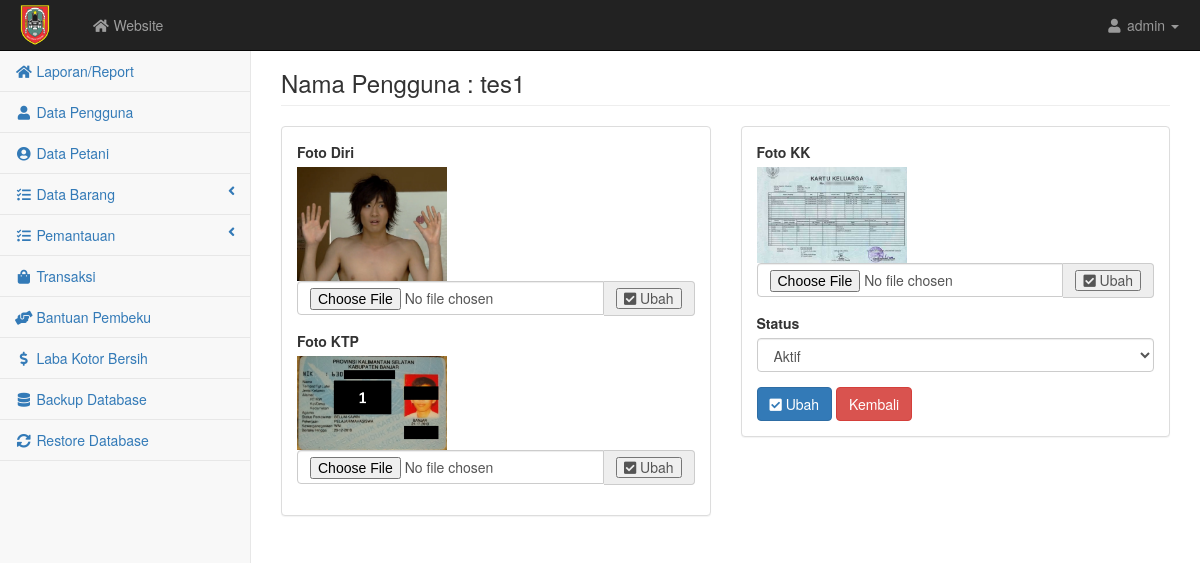
Screenshot of /admin/user_detail.php?id=11 with the database file from the repository.
### tables this page shows
CREATE TABLE `user` (
  `id` int(5) NOT NULL,
  `nama` varchar(100) NOT NULL,
  `username` varchar(10) NOT NULL,
  `password` varchar(10) NOT NULL,
  `nik` varchar(30) NOT NULL,
  `telp` varchar(15) NOT NULL,
  `alamat` text NOT NULL,
  `level` varchar(30) NOT NULL,
  `luaslahan` varchar(50) NOT NULL,
  `kelompok` varchar(50) NOT NULL,
  `file1` text NOT NULL,
  `file2` text NOT NULL,
  `file3` text NOT NULL,
  `status` varchar(50) NOT NULL
);

### admin/user_detail.php (the view, shortened to what this page needs)
<?php require('atas.php'); error_reporting(0); $id = $_GET['id'];
  $user = mysqli_query($kon, "SELECT * FROM user WHERE id = '$id'");
  $data = mysqli_fetch_array($user);  ?>
<div id="page-wrapper">
<div class="container-fluid">
    <div class="row">
        <div class="col-lg-12">
            <h3 class="page-header">Nama Pengguna : <?= $data['nama'] ?></h3>
        </div>
    </div>
    <form role="form" action="" method="POST" enctype="multipart/form-data">
    <div class="row">
            <div class="col-lg-6">
                <div class="panel panel-default">
                    <div class="panel-body">
                        <div class="form-group">
                            <label>Foto Diri</label><br>
                            <img src="../images/<?= $data['file1'] ?>" width="150px">
                            <div class="form-group input-group">
                                <input class="form-control" type="file" name="file1">
                                <span class="input-group-addon"><button type="submit" name="upfile1"><i class="fa fa-check-square"></i> Ubah</button></span>
                            </div>
                        </div>
                        <div class="form-group">
                            <label>Foto KTP</label><br>
                            <img src="../images/<?= $data['file2'] ?>" width="150px">
                            <div class="form-group input-group">
                                <input class="form-control" type="file" name="file2">
                                <span class="input-group-addon"><button type="submit" name="upfile2"><i class="fa fa-check-square"></i> Ubah</button></span>
                            </div>
                        </div>
                    </div>
                </div>
            </div>
            <div class="col-lg-6">
                <div class="panel panel-default">
                    <div class="panel-body">
                        <div class="form-group">
                            <label>Foto KK</label><br>
                            <img src="../images/<?= $data['file3'] ?>" width="150px">
                            <div class="form-group input-group">
                                <input class="form-control" type="file" name="file3">
                                <span class="input-group-addon"><button type="submit" name="upfile3"><i class="fa fa-check-square"></i> Ubah</button></span>
                            </div>
                        </div>
                        <div class="form-group">
                            <label>Status</label><br>
                            <select name="status" class="form-control" required>
                                <option value="<?= $data['status'] ?>"><?= $data['status'] ?></option>
                            </select>
                        </div>
                        <button type="submit" name="ubah" class="btn btn-primary"><i class="fa fa-check-square"></i> Ubah</button>
                        <button class="btn btn-danger"><a href="user.php" style="color: white;">Kembali</a></button>
                    </div>
                </div>
            </div>
        </div>
    </form>
</div>
    </div>
<?php require('bawah.php') ?>

### admin/css/startmin.css (style rules this page uses)
body { background-color: #f8f8f8; }
#page-wrapper { padding-top: 30px; min-height: 568px; background-color: #fff; }
@media (min-width:768px) { #page-wrapper { position: inherit; margin-left: 250px; padding: 30px 15px 0 15px; border-left: 1px solid #e7e7e7; } }

### rows the page displays
user: nama "tes1", file1 (picture), file2 (picture), file3 (picture), status "Aktif"
